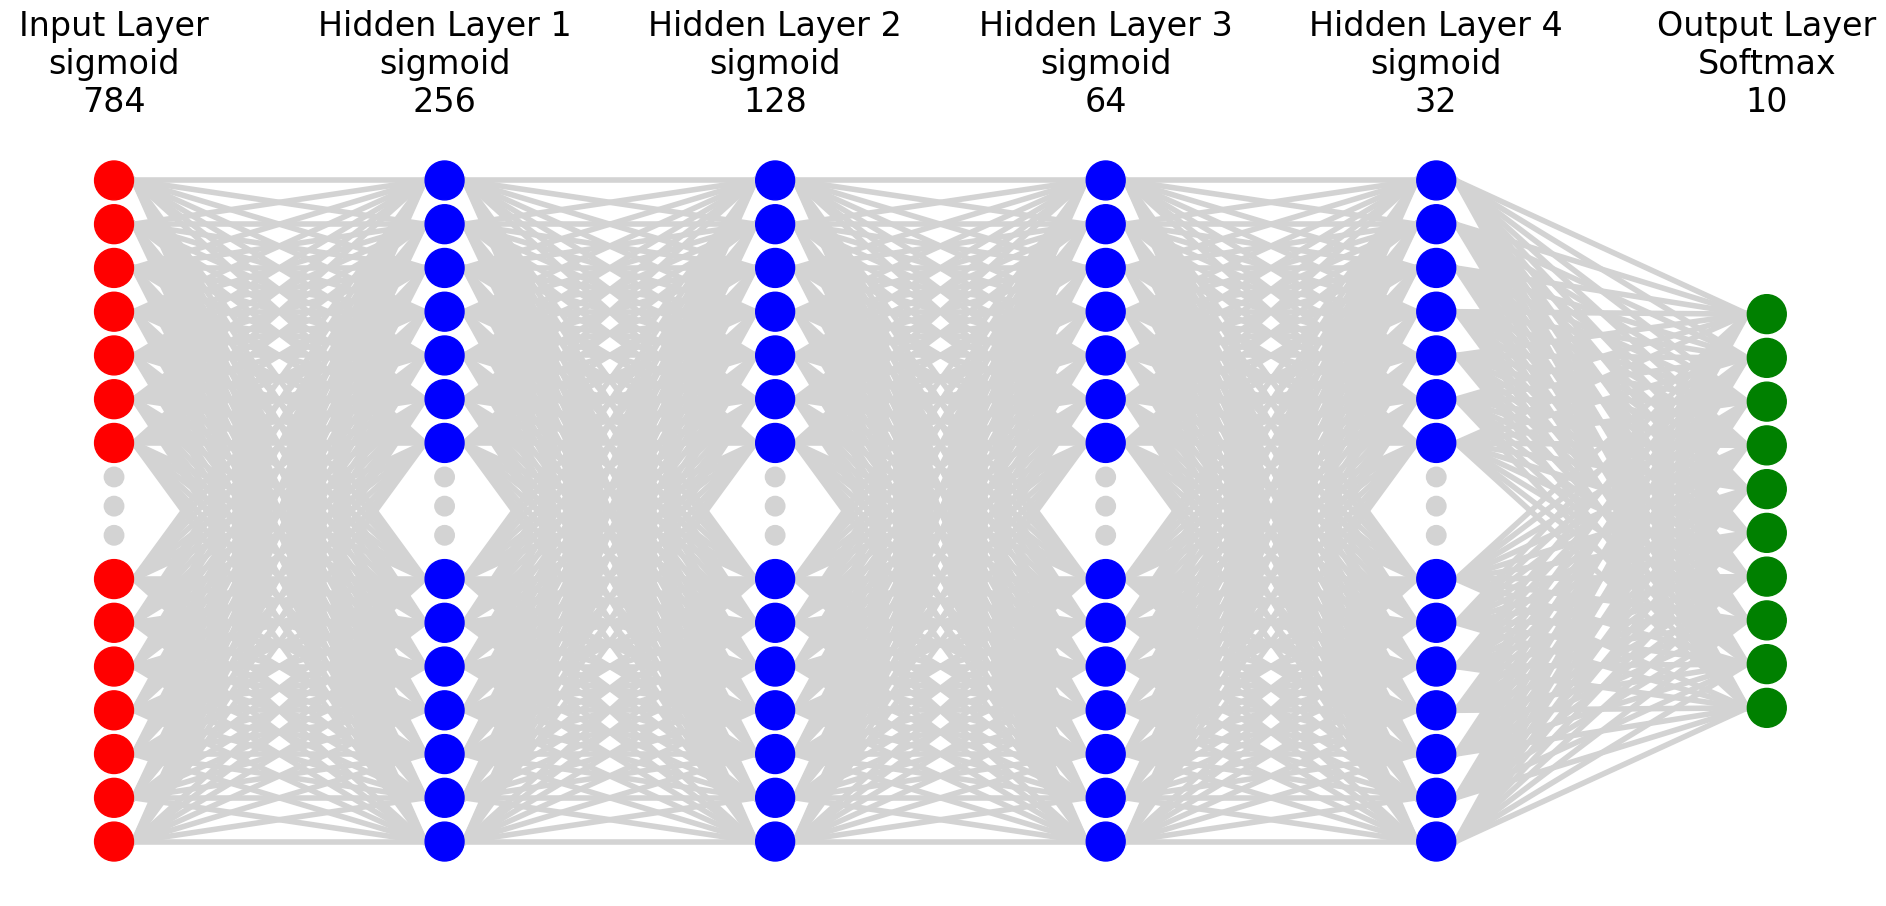

Reproduce this figure in Python.
import numpy as np
import pandas as pd
import matplotlib.pyplot as plt
from nnv import NNV

class NeuralNetwork:
    def __init__(
        self,
        Input_Layer_Size,
        Number_Of_Hidden_Layers,
        List_of_Nodes_Per_Layer,
        Output_Layer_Size,
        Learning_Rate,
        Activation_Function,
        Weight_Initialization_Function,
        Number_Of_Epochs,
        Batch_Size,
    ):
        self.Input_Layer_Size = Input_Layer_Size
        self.Number_Of_Hidden_Layers = Number_Of_Hidden_Layers
        self.List_of_Nodes_Per_Layer = List_of_Nodes_Per_Layer
        self.Output_Layer_Size = Output_Layer_Size
        self.Learning_Rate = Learning_Rate
        self.Activation_Function = Activation_Function
        self.Weight_Initialization_Function = Weight_Initialization_Function
        self.Number_Of_Epochs = Number_Of_Epochs
        self.Batch_Size = Batch_Size
        self.create_layers()
    
    def predict(self, X):
        input = X
        for i in range(len(self.Layers)):
            input = np.dot(input, self.Layers[i])
            input = self.get_activation_result(input)
        return input

    def buildBatches(self, X, y):
        batches = []
        for i in range(0, len(X), self.Batch_Size):
            batches.append((X[i:i + self.Batch_Size], y[i:i + self.Batch_Size]))
        return batches
    
    def train(self, X, y):
        batches = self.buildBatches(X, y)
        for epoch in range(self.Number_Of_Epochs):
            for batch in batches:
                X, y = batch
                self.feed_forward(X)
                self.back_propagation(X, y)
            if epoch % 100 == 0:
                print("Epoch: ", epoch)
                print("Error: ", self.get_error(X, y))
                print("Accuracy: ", self.get_accuracy(X, y))
                print("")

    def feed_forward(self, X):
        input = X
        output = []
        for i in range(len(self.Layers)):
            input = np.dot(input, self.Layers[i])
            input = self.get_activation_result(input)
            output.append(input)
        return output

    def back_propagation(self, X, y):
        pass
        

    def create_layers(self):
        self.Layers = []
        self.Layers.append(self.initialize_weights((self.Input_Layer_Size, self.List_of_Nodes_Per_Layer[0])))
        for i in range(self.Number_Of_Hidden_Layers - 1):
            self.Layers.append(self.initialize_weights((self.List_of_Nodes_Per_Layer[i], self.List_of_Nodes_Per_Layer[i + 1])))
        self.Layers.append(self.initialize_weights((self.List_of_Nodes_Per_Layer[-1], self.Output_Layer_Size)))

    def initialize_weights(self, shape):
        if self.Weight_Initialization_Function == "gaussian":
            return np.random.normal(0, 1, shape)
        elif self.Weight_Initialization_Function == "zeros":
            return np.zeros(shape)
        elif self.Weight_Initialization_Function == "random":
            return np.random.rand(shape[0], shape[1])

    def get_activation_result(self, x, alpha=0.01):
        if self.Activation_Function == "sigmoid":
            return 1 / (1 + np.exp(-x))
        elif self.Activation_Function == "tanh":
            return np.tanh(x)
        elif self.Activation_Function == "relu":
            return np.maximum(0, x)
        elif self.Activation_Function == "leaky_relu":
            return np.where(x > 0, x, x * alpha)
        elif self.Activation_Function == "softmax":
            return np.exp(x) / np.sum(np.exp(x), axis=0)
        elif self.Activation_Function == "linear":
            return x
    
    def get_activation_derivative(self, x, alpha=0.01):
        if self.Activation_Function == "sigmoid":
            return x * (1 - x)
        elif self.Activation_Function == "tanh":
            return 1.0 - x**2
        elif self.Activation_Function == "relu":
            return np.where(x > 0, 1, 0)
        elif self.Activation_Function == "leaky_relu":
            return np.where(x > 0, 1, alpha)
        elif self.Activation_Function == "linear":
            return 1

    def visualize_layers(self):
        plt.rcParams["figure.figsize"] = (200,10)
        layers_list = [
            {"title": f"Input Layer\n{self.Activation_Function}\n{self.Input_Layer_Size}", "units": self.Input_Layer_Size, "color": "red"},
        ]
        for i in range(self.Number_Of_Hidden_Layers):
            layers_list.append({"title": "Hidden Layer " + str(i + 1) + f"\n{self.Activation_Function}\n{self.List_of_Nodes_Per_Layer[i]}", "units": self.List_of_Nodes_Per_Layer[i], "color": "blue"})
        layers_list.append({"title": f"Output Layer\nSoftmax\n{self.Output_Layer_Size}", "units": self.Output_Layer_Size, "color": "green"})
        fig = NNV(layers_list, max_num_nodes_visible=15, node_radius=4, spacing_layer=60, font_size=24)
        fig.render(save_to_file="NeuralNetwork.png")

if __name__ == "__main__":
    nn = NeuralNetwork(28*28, 4, [256,128,64,32], 10, 0.01, "sigmoid", "gaussian", 100, 32)
    nn.visualize_layers()
    


    
    
